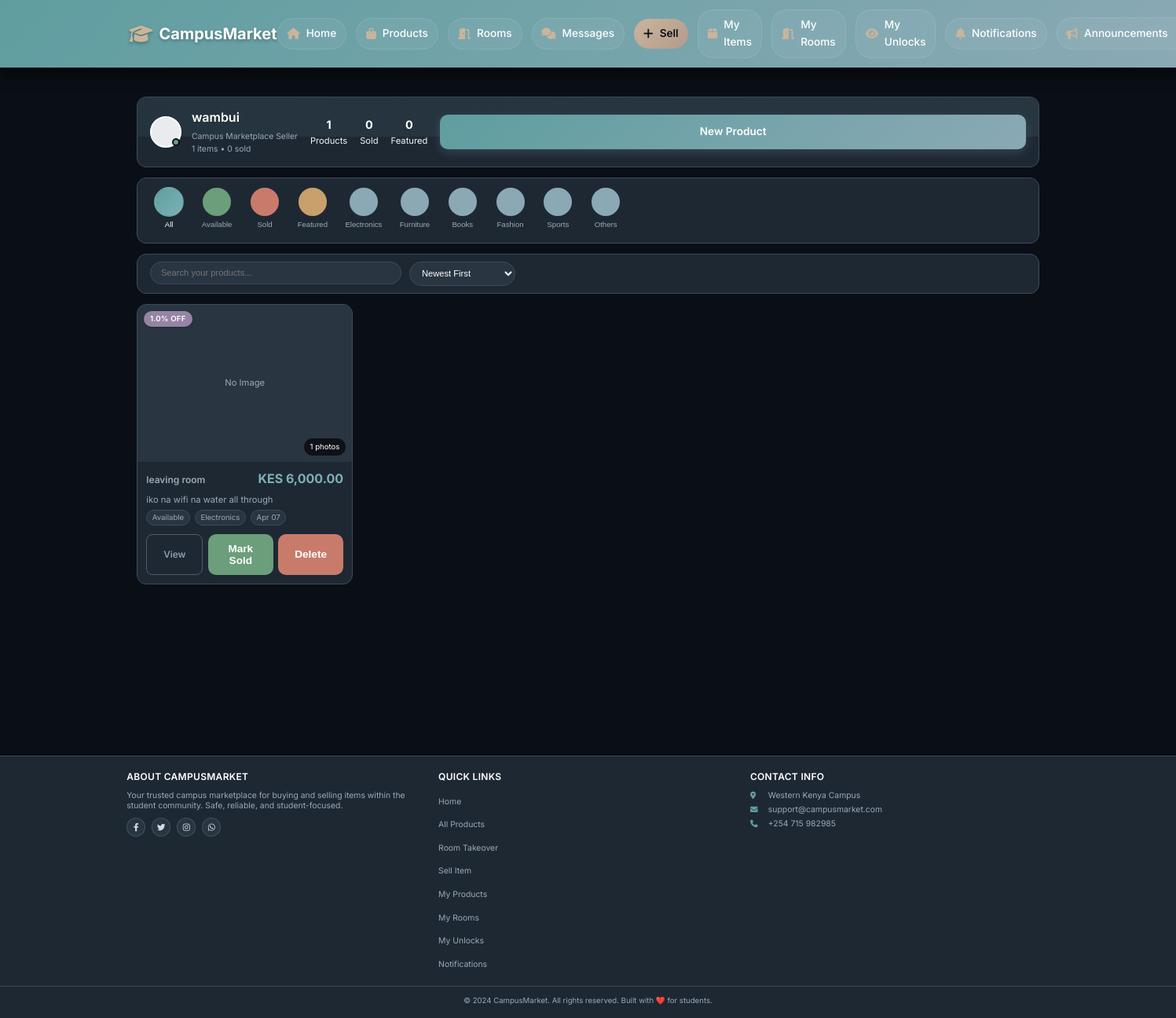
/my-products (signed in), run on an earlier commit of the app's database.
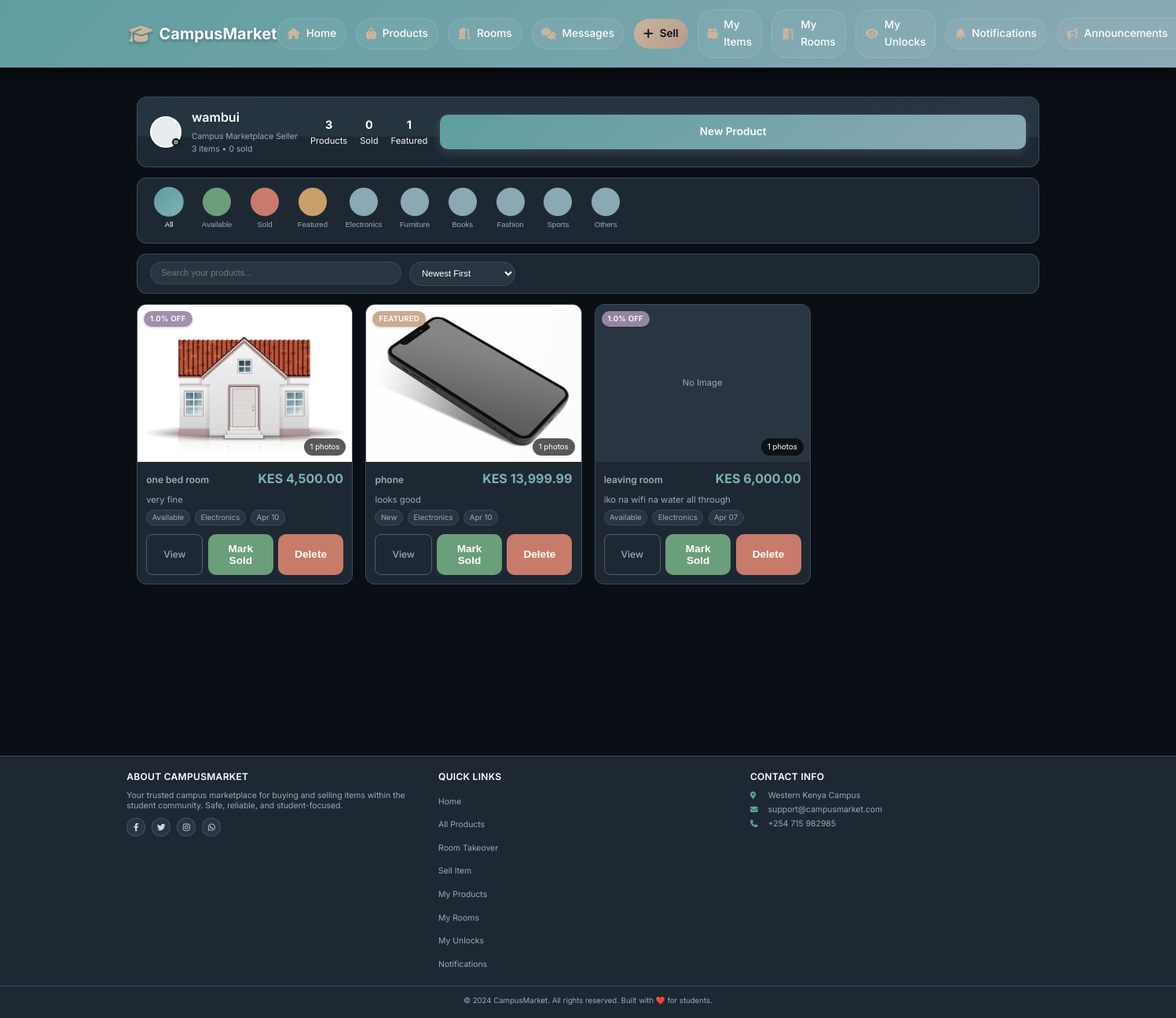
And on a later commit of the database.
### app/models.py (models this page shows, shortened)
class User(UserMixin, db.Model):
    __tablename__ = 'users'
    id = db.Column(db.Integer, primary_key=True)
    username = db.Column(db.String(80), unique=True, nullable=False)
    email = db.Column(db.String(120), unique=True, nullable=False)
    password_hash = db.Column(db.String(128))
    phone = db.Column(db.String(20))
    created_at = db.Column(db.DateTime, default=datetime.utcnow)
    google_id = db.Column(db.String(100), unique=True, nullable=True)
    profile_picture = db.Column(db.String(500), nullable=True)
    products = db.relationship('Product',
        foreign_keys='Product.seller_id',
        back_populates='seller',
        lazy=True
    )
    payments = db.relationship('Payment',
        back_populates='payment_user',
        lazy=True
    )
    phone_number = db.Column(db.String(20))
    campus_location = db.Column(db.String(100))
    hostel_name = db.Column(db.String(100))
    hostel_room = db.Column(db.String(20))
    whatsapp_number = db.Column(db.String(20))
    show_contact_details = db.Column(db.Boolean, default=True)
    contact_preference = db.Column(db.String(20), default='whatsapp')
    is_admin = db.Column(db.Boolean, default=False)
    conversations_as_buyer = db.relationship('Chat',
        foreign_keys='Chat.buyer_id',
        back_populates='buyer',
        lazy=True,
        cascade='all, delete-orphan'
    )
    conversations_as_seller = db.relationship('Chat',
        foreign_keys='Chat.seller_id',
        back_populates='seller',
        lazy=True,
        cascade='all, delete-orphan'
    )
    sent_messages = db.relationship('Message',
        foreign_keys='Message.sender_id',
        back_populates='sender',
        lazy=True,
        cascade='all, delete-orphan'
    )
    sent_offers = db.relationship('Offer',
        foreign_keys='Offer.buyer_id',
        back_populates='offer_buyer',
        lazy=True
    )
    received_offers = db.relationship('Offer',
        foreign_keys='Offer.seller_id',
        back_populates='offer_seller',
        lazy=True
    )

class Category(db.Model):
    __tablename__ = 'categories'
    id = db.Column(db.Integer, primary_key=True)
    name = db.Column(db.String(100), nullable=False)
    description = db.Column(db.Text)
    products = db.relationship('Product', back_populates='category', lazy=True)

class Product(db.Model):
    __tablename__ = 'products'
    id = db.Column(db.Integer, primary_key=True)
    title = db.Column(db.String(100), nullable=False)
    description = db.Column(db.Text)
    price = db.Column(db.Float, nullable=False)
    condition = db.Column(db.String(20))
    contact_info = db.Column(db.Text)
    is_fast_moving = db.Column(db.Boolean, default=False)
    is_active = db.Column(db.Boolean, default=True)
    is_sold = db.Column(db.Boolean, default=False)
    Token = db.Column(db.Float, nullable=False)
    category_id = db.Column(db.Integer, db.ForeignKey('categories.id'), nullable=False)
    seller_id = db.Column(db.Integer, db.ForeignKey('users.id'), nullable=False)
    image_group_id = db.Column(db.Integer, db.ForeignKey('product_image_groups.id'), nullable=True)
    created_at = db.Column(db.DateTime, default=datetime.utcnow)
    updated_at = db.Column(db.DateTime, default=datetime.utcnow, onupdate=datetime.utcnow)
    hostel_name = db.Column(db.String(100), nullable=False, default='')
    location = db.Column(db.String(100), nullable=False, default='')
    leave_date = db.Column(db.DateTime, nullable=False, default=datetime.utcnow)
    room_type = db.Column(db.String(20), default='single')
    deposit = db.Column(db.Float, default=0)
    commission_percentage = db.Column(db.Float, default=0)
    is_commission_listing = db.Column(db.Boolean, default=False)
    status = db.Column(db.String(20), default='available')
    agreement_user_id = db.Column(db.Integer, db.ForeignKey('users.id'), nullable=True)
    agreement_expires_at = db.Column(db.DateTime, nullable=True)
    booked_at = db.Column(db.DateTime, nullable=True)
    total_unlocks = db.Column(db.Integer, default=0)
    last_interest_update = db.Column(db.DateTime, default=datetime.utcnow)
    payments = db.relationship('Payment', back_populates='product', lazy=True, cascade="all, delete-orphan")
    chats = db.relationship('Chat', back_populates='product', lazy=True, cascade='all, delete-orphan')
    offers = db.relationship('Offer', back_populates='product', lazy=True, cascade='all, delete-orphan')
    unlocks = db.relationship(
    'ProductUnlock',
    back_populates='product',
    cascade='all, delete-orphan'
)
    notifications = db.relationship(
    'Notification',
    back_populates='product',
    cascade='all, delete-orphan'
)
    agreement_user = db.relationship('User', foreign_keys=[agreement_user_id])
    category = db.relationship('Category', back_populates='products')
    seller = db.relationship('User', foreign_keys=[seller_id], back_populates='products')
    image_group = db.relationship('ProductImageGroup', back_populates='product')
    @property
    def image(self):
        if self.image_group and self.image_group.images:
            return self.image_group.images[0].filename
        return None
    @property
    def images(self):
        if self.image_group:
            return self.image_group.images
        return []

class ProductImage(db.Model):
    __tablename__ = 'product_images'
    id = db.Column(db.Integer, primary_key=True)
    filename = db.Column(db.String(255), nullable=False)
    filepath = db.Column(db.String(500), nullable=False)
    uploaded_at = db.Column(db.DateTime, default=datetime.utcnow)
    group_id = db.Column(db.Integer, db.ForeignKey('product_image_groups.id'))
    group = db.relationship('ProductImageGroup', back_populates='images')

### app/products/routes.py (the view)
@products_bp.route('/my-products')
@cache.cached(timeout=60)
@login_required
def my_products_list():
    products = Product.query.filter_by(seller_id=current_user.id).order_by(Product.created_at.desc()).all()
    categories = Category.query.all()
    return render_template('products/my_products.html', products=products, categories=categories)

### app/templates/products/my_products.html (shortened to what this page needs)
{% extends "base.html" %}
{% block content %}
<div class="my-products-container">
    <div class="profile-header">
        <div class="header-background"></div>
        <div class="header-content">
            <div class="profile-main">
                <div class="profile-avatar">
                    <div class="avatar-circle"></div>
                    <div class="online-indicator"></div>
                </div>
                <div class="profile-details">
                    <h1 class="profile-name">{{ current_user.username }}</h1>
                    <div class="profile-bio">
                        <p>Campus Marketplace Seller</p>
                        <p>{{ products|length }} items • {{ products|selectattr('is_sold')|list|length }} sold</p>
                    </div>
                </div>
            </div>
            <div class="profile-stats">
                <div class="stat">
                    <span class="stat-number">{{ products|length }}</span>
                    <span class="stat-label">Products</span>
                </div>
                <div class="stat">
                    <span class="stat-number">{{ products|selectattr('is_sold')|list|length }}</span>
                    <span class="stat-label">Sold</span>
                </div>
                <div class="stat">
                    <span class="stat-number">{{ products|selectattr('is_fast_moving')|list|length }}</span>
                    <span class="stat-label">Featured</span>
                </div>
            </div>
            <a href="{{ url_for('products.create_product') }}" class="btn btn-primary add-product-btn">
                New Product
            </a>
        </div>
    </div>
    <div class="filter-tabs">
        <div class="filter-scroll">
            <button class="filter-btn active" data-filter="all">
                <div class="filter-circle all-circle"></div>
                <span>All</span>
            </button>
            <button class="filter-btn" data-filter="available">
                <div class="filter-circle available-circle"></div>
                <span>Available</span>
            </button>
            <button class="filter-btn" data-filter="sold">
                <div class="filter-circle sold-circle"></div>
                <span>Sold</span>
            </button>
            <button class="filter-btn" data-filter="featured">
                <div class="filter-circle featured-circle"></div>
                <span>Featured</span>
            </button>
            {% for category in categories %}
            <button class="filter-btn" data-filter="{{ category.name }}">
                <div class="filter-circle category-circle"></div>
                <span>{{ category.name }}</span>
            </button>
            {% endfor %}
        </div>
    </div>
    <div class="search-sort-bar">
        <div class="search-container">
            <input type="text" id="searchInput" placeholder="Search your products...">
        </div>
        <div class="sort-container">
            <select id="sortSelect" class="sort-select">
                <option value="newest">Newest First</option>
            </select>
        </div>
    </div>
    <div class="products-section">
        {% if products %}
            <div class="products-grid" id="productsGrid">
                {% for product in products %}
                    <div class="product-card"
                         data-status="{{ 'sold' if product.is_sold else 'available' }}"
                         data-category="{{ product.category.name if product.category else 'Other' }}"
                         data-featured="{{ 'true' if product.is_fast_moving else 'false' }}"
                         data-name="{{ product.title.lower() }}"
                         data-price="{{ product.price }}"
                         data-date="{{ product.created_at.timestamp() }}"
                         data-product-id="{{ product.id }}">
                        <div class="product-image-section" onclick="openImageGallery({{ product.id }}, [
                            {% if product.image %}
                                '{{ url_for('static', filename='uploads/product_images/' + product.image) }}'
                                {% if product.images %}
                                    {% for img in product.images %}
                                        , '{{ url_for('static', filename='uploads/product_images/' + img.filename) }}'
                                    {% endfor %}
                                {% endif %}
                            {% endif %}
                        ])">
                            {% if product.image %}
                                <img src="{{ url_for('static', filename='uploads/product_images/' + product.image) }}"
                                     alt="{{ product.title }}"
                                     class="product-image"
                                     onerror="this.style.display='none'; this.nextElementSibling.style.display='flex';">
                            {% endif %}
                            <div class="product-image-placeholder {% if product.image %}hidden{% endif %}">
                                <span>No Image</span>
                            </div>
                            <div class="product-badges">
                                {% if product.is_sold %}
                                <div class="badge sold">
                                    <span>Sold on {{ product.updated_at.strftime('%b %d, %Y') if product.updated_at else product.created_at.strftime('%b %d, %Y') }}</span>
                                </div>
                                {% elif product.is_fast_moving %}
                                <div class="badge featured">
                                    <span>Featured</span>
                                </div>
                                {% endif %}
                                {% if product.Token and product.Token > 0 %}
                                <div class="badge discount">
                                    <span>{{ product.Token }}% OFF</span>
                                </div>
                                {% endif %}
                            </div>
                            {% if product.images %}
                            <div class="multiple-images-indicator">
                                <span>{{ product.images|length }} photos</span>
                            </div>
                            {% endif %}
                        </div>
                        <div class="product-content">
                            <div class="product-header">
                                <h3 class="product-title">{{ product.title }}</h3>
                                <div class="product-price">KES {{ "{:,.2f}".format(product.price) }}</div>
                            </div>
                            <p class="product-description">
                                {{ product.description[:120] }}{% if product.description|length > 120 %}...{% endif %}
                            </p>
                            <div class="product-meta">
                                <span class="meta-item">{{ product.condition|replace('_', ' ')|title }}</span>
                                <span class="meta-item">{{ product.category.name if product.category else 'General' }}</span>
                                <span class="meta-item">{{ product.created_at.strftime('%b %d') }}</span>
                            </div>
                            <div class="product-actions">
                                <a href="{{ url_for('products.view_product', product_id=product.id) }}" class="btn btn-view">View</a>
                                {% if not product.is_sold %}
                                <button class="btn btn-mark-sold" onclick="markAsSold({{ product.id }})">Mark Sold</button>
                                {% endif %}
                                <button class="btn btn-delete" onclick="deleteProduct({{ product.id }})">Delete</button>
                            </div>
                        </div>
                    </div>
                {% endfor %}
            </div>
        {% endif %}
    </div>
</div>
{% endblock %}

What changed in the data, as far as the page shows it:
added Product: filename (picture), Token "1.0", images|length "1", title "one bed room", price "4,500.00", description "very fine", condition "Available", category "Electronics", created_at "Apr 10"
added Product: filename (picture), is_sold "FEATURED", images|length "1", title "phone", price "13,999.99", description "looks good", condition "New", category "Electronics", created_at "Apr 10"
Also different on the page:
{{ products|length }}: "1" → "3"
{{ products|selectattr('is_fast_moving')|list|length }}: "0" → "1"
